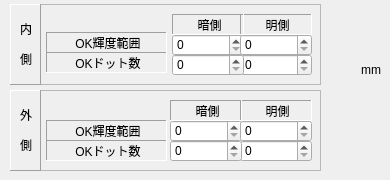
   <widget class="QWidget" name="tab_6">
    <attribute name="title">
     <string>Threshold</string>
    </attribute>
    <widget class="QLabel" name="labelUnitName_8">
     <property name="geometry">
      <rect>
       <x>320</x>
       <y>60</y>
       <width>61</width>
       <height>20</height>
      </rect>
     </property>
     <property name="frameShape">
      <enum>QFrame::NoFrame</enum>
     </property>
     <property name="frameShadow">
      <enum>QFrame::Sunken</enum>
     </property>
     <property name="text">
      <string>mm</string>
     </property>
     <property name="alignment">
      <set>Qt::AlignRight|Qt::AlignTrailing|Qt::AlignVCenter</set>
     </property>
    </widget>
    <widget class="QFrame" name="frame_6">
     <property name="geometry">
      <rect>
       <x>10</x>
       <y>4</y>
       <width>311</width>
       <height>81</height>
      </rect>
     </property>
     <property name="frameShape">
      <enum>QFrame::StyledPanel</enum>
     </property>
     <property name="frameShadow">
      <enum>QFrame::Sunken</enum>
     </property>
     <widget class="QLabel" name="label_35">
      <property name="geometry">
       <rect>
        <x>0</x>
        <y>0</y>
        <width>31</width>
        <height>81</height>
       </rect>
      </property>
      <property name="frameShape">
       <enum>QFrame::Panel</enum>
      </property>
      <property name="frameShadow">
       <enum>QFrame::Raised</enum>
      </property>
      <property name="text">
       <string>&lt;html&gt;&lt;head/&gt;&lt;body&gt;&lt;p&gt;内&lt;/p&gt;&lt;p&gt;側&lt;/p&gt;&lt;/body&gt;&lt;/html&gt;</string>
      </property>
      <property name="alignment">
       <set>Qt::AlignCenter|Qt::AlignHCenter|Qt::AlignLeading|Qt::AlignLeft|Qt::AlignVCenter</set>
      </property>
      <property name="indent">
       <number>1</number>
      </property>
     </widget>
     <widget class="QLabel" name="label_20">
      <property name="geometry">
       <rect>
        <x>230</x>
        <y>10</y>
        <width>72</width>
        <height>21</height>
       </rect>
      </property>
      <property name="frameShape">
       <enum>QFrame::Panel</enum>
      </property>
      <property name="frameShadow">
       <enum>QFrame::Sunken</enum>
      </property>
      <property name="text">
       <string>明側</string>
      </property>
      <property name="alignment">
       <set>Qt::AlignCenter|Qt::AlignHCenter|Qt::AlignLeading|Qt::AlignLeft|Qt::AlignVCenter</set>
      </property>
     </widget>
     <widget class="QLabel" name="label_21">
      <property name="geometry">
       <rect>
        <x>36</x>
        <y>28</y>
        <width>121</width>
        <height>21</height>
       </rect>
      </property>
      <property name="frameShape">
       <enum>QFrame::Panel</enum>
      </property>
      <property name="frameShadow">
       <enum>QFrame::Sunken</enum>
      </property>
      <property name="text">
       <string>OK輝度範囲</string>
      </property>
      <property name="alignment">
       <set>Qt::AlignCenter|Qt::AlignHCenter|Qt::AlignLeading|Qt::AlignLeft|Qt::AlignVCenter</set>
      </property>
     </widget>
     <widget class="QSpinBox" name="EditNGSizeIH">
      <property name="geometry">
       <rect>
        <x>230</x>
        <y>50</y>
        <width>72</width>
        <height>22</height>
       </rect>
      </property>
      <property name="maximum">
       <number>99999999</number>
      </property>
     </widget>
     <widget class="QLabel" name="label_22">
      <property name="geometry">
       <rect>
        <x>36</x>
        <y>48</y>
        <width>121</width>
        <height>21</height>
       </rect>
      </property>
      <property name="frameShape">
       <enum>QFrame::Panel</enum>
      </property>
      <property name="frameShadow">
       <enum>QFrame::Sunken</enum>
      </property>
      <property name="text">
       <string>OKドット数</string>
      </property>
      <property name="alignment">
       <set>Qt::AlignCenter|Qt::AlignHCenter|Qt::AlignLeading|Qt::AlignLeft|Qt::AlignVCenter</set>
      </property>
     </widget>
     <widget class="QSpinBox" name="EditBrightWidthIL">
      <property name="geometry">
       <rect>
        <x>162</x>
        <y>30</y>
        <width>72</width>
        <height>22</height>
       </rect>
      </property>
      <property name="maximum">
       <number>255</number>
      </property>
     </widget>
     <widget class="QSpinBox" name="EditNGSizeIL">
      <property name="geometry">
       <rect>
        <x>162</x>
        <y>50</y>
        <width>72</width>
        <height>22</height>
       </rect>
      </property>
      <property name="maximum">
       <number>99999999</number>
      </property>
     </widget>
     <widget class="QSpinBox" name="EditBrightWidthIH">
      <property name="geometry">
       <rect>
        <x>230</x>
        <y>30</y>
        <width>72</width>
        <height>22</height>
       </rect>
      </property>
      <property name="maximum">
       <number>255</number>
      </property>
     </widget>
     <widget class="QLabel" name="label_23">
      <property name="geometry">
       <rect>
        <x>162</x>
        <y>10</y>
        <width>72</width>
        <height>21</height>
       </rect>
      </property>
      <property name="frameShape">
       <enum>QFrame::Panel</enum>
      </property>
      <property name="frameShadow">
       <enum>QFrame::Sunken</enum>
      </property>
      <property name="text">
       <string>暗側</string>
      </property>
      <property name="alignment">
       <set>Qt::AlignCenter|Qt::AlignHCenter|Qt::AlignLeading|Qt::AlignLeft|Qt::AlignVCenter</set>
      </property>
     </widget>
    </widget>
    <widget class="QFrame" name="frame_7">
     <property name="geometry">
      <rect>
       <x>10</x>
       <y>90</y>
       <width>311</width>
       <height>81</height>
      </rect>
     </property>
     <property name="frameShape">
      <enum>QFrame::StyledPanel</enum>
     </property>
     <property name="frameShadow">
      <enum>QFrame::Sunken</enum>
     </property>
     <widget class="QLabel" name="label_37">
      <property name="geometry">
       <rect>
        <x>0</x>
        <y>0</y>
        <width>31</width>
        <height>81</height>
       </rect>
      </property>
      <property name="frameShape">
       <enum>QFrame::Panel</enum>
      </property>
      <property name="frameShadow">
       <enum>QFrame::Raised</enum>
      </property>
      <property name="text">
       <string>&lt;html&gt;&lt;head/&gt;&lt;body&gt;&lt;p&gt;外&lt;/p&gt;&lt;p&gt;側&lt;/p&gt;&lt;/body&gt;&lt;/html&gt;</string>
      </property>
      <property name="alignment">
       <set>Qt::AlignCenter|Qt::AlignHCenter|Qt::AlignLeading|Qt::AlignLeft|Qt::AlignVCenter</set>
      </property>
      <property name="indent">
       <number>1</number>
      </property>
     </widget>
     <widget class="QLabel" name="label_24">
      <property name="geometry">
       <rect>
        <x>36</x>
        <y>30</y>
        <width>121</width>
        <height>21</height>
       </rect>
      </property>
      <property name="frameShape">
       <enum>QFrame::Panel</enum>
      </property>
      <property name="frameShadow">
       <enum>QFrame::Sunken</enum>
      </property>
      <property name="text">
       <string>OK輝度範囲</string>
      </property>
      <property name="alignment">
       <set>Qt::AlignCenter|Qt::AlignHCenter|Qt::AlignLeading|Qt::AlignLeft|Qt::AlignVCenter</set>
      </property>
     </widget>
     <widget class="QSpinBox" name="EditNGSizeOH">
      <property name="geometry">
       <rect>
        <x>230</x>
        <y>50</y>
        <width>72</width>
        <height>22</height>
       </rect>
      </property>
      <property name="maximum">
       <number>99999999</number>
      </property>
     </widget>
     <widget class="QLabel" name="label_28">
      <property name="geometry">
       <rect>
        <x>230</x>
        <y>10</y>
        <width>72</width>
        <height>21</height>
       </rect>
      </property>
      <property name="frameShape">
       <enum>QFrame::Panel</enum>
      </property>
      <property name="frameShadow">
       <enum>QFrame::Sunken</enum>
      </property>
      <property name="text">
       <string>明側</string>
      </property>
      <property name="alignment">
       <set>Qt::AlignCenter|Qt::AlignHCenter|Qt::AlignLeading|Qt::AlignLeft|Qt::AlignVCenter</set>
      </property>
     </widget>
     <widget class="QSpinBox" name="EditNGSizeOL">
      <property name="geometry">
       <rect>
        <x>160</x>
        <y>50</y>
        <width>72</width>
        <height>22</height>
       </rect>
      </property>
      <property name="maximum">
       <number>99999999</number>
      </property>
     </widget>
     <widget class="QSpinBox" name="EditBrightWidthOL">
      <property name="geometry">
       <rect>
        <x>160</x>
        <y>30</y>
        <width>72</width>
        <height>22</height>
       </rect>
      </property>
      <property name="maximum">
       <number>255</number>
      </property>
     </widget>
     <widget class="QLabel" name="label_29">
      <property name="geometry">
       <rect>
        <x>36</x>
        <y>50</y>
        <width>121</width>
        <height>21</height>
       </rect>
      </property>
      <property name="frameShape">
       <enum>QFrame::Panel</enum>
      </property>
      <property name="frameShadow">
       <enum>QFrame::Sunken</enum>
      </property>
      <property name="text">
       <string>OKドット数</string>
      </property>
      <property name="alignment">
       <set>Qt::AlignCenter|Qt::AlignHCenter|Qt::AlignLeading|Qt::AlignLeft|Qt::AlignVCenter</set>
      </property>
     </widget>
     <widget class="QLabel" name="label_30">
      <property name="geometry">
       <rect>
        <x>160</x>
        <y>10</y>
        <width>72</width>
        <height>21</height>
       </rect>
      </property>
      <property name="frameShape">
       <enum>QFrame::Panel</enum>
      </property>
      <property name="frameShadow">
       <enum>QFrame::Sunken</enum>
      </property>
      <property name="text">
       <string>暗側</string>
      </property>
      <property name="alignment">
       <set>Qt::AlignCenter|Qt::AlignHCenter|Qt::AlignLeading|Qt::AlignLeft|Qt::AlignVCenter</set>
      </property>
     </widget>
     <widget class="QSpinBox" name="EditBrightWidthOH">
      <property name="geometry">
       <rect>
        <x>230</x>
        <y>30</y>
        <width>72</width>
        <height>22</height>
       </rect>
      </property>
      <property name="maximum">
       <number>255</number>
      </property>
     </widget>
    </widget>
   </widget>
